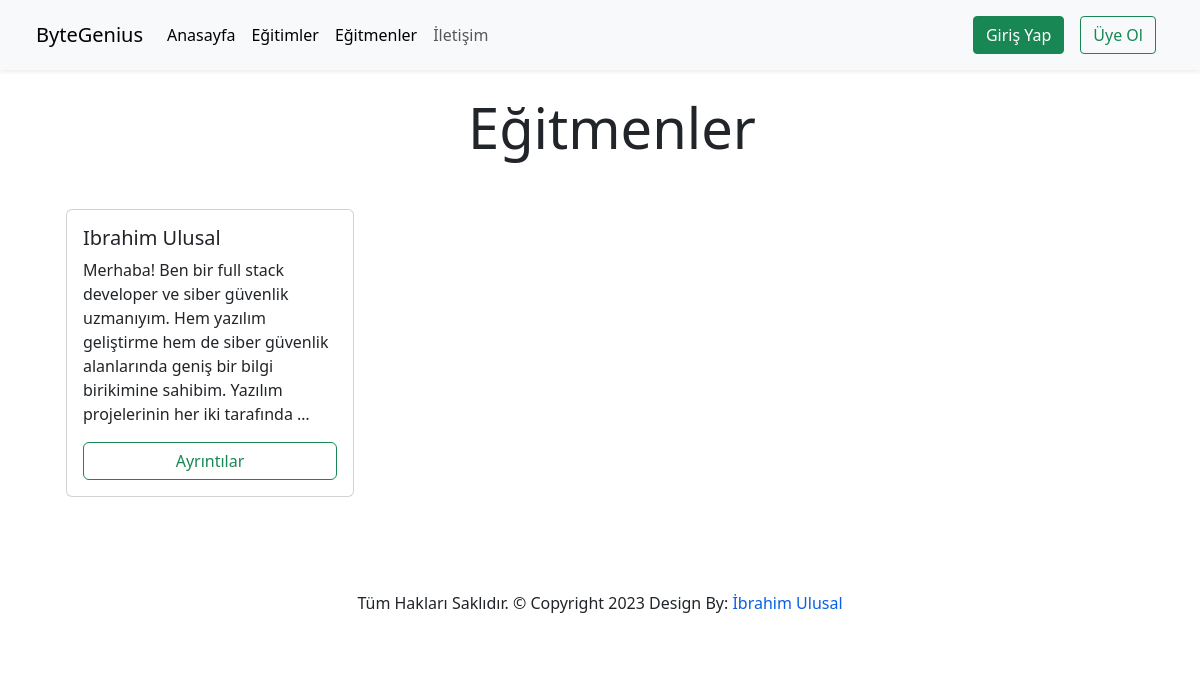
/courses/teachers, run on an earlier commit of the app's database.
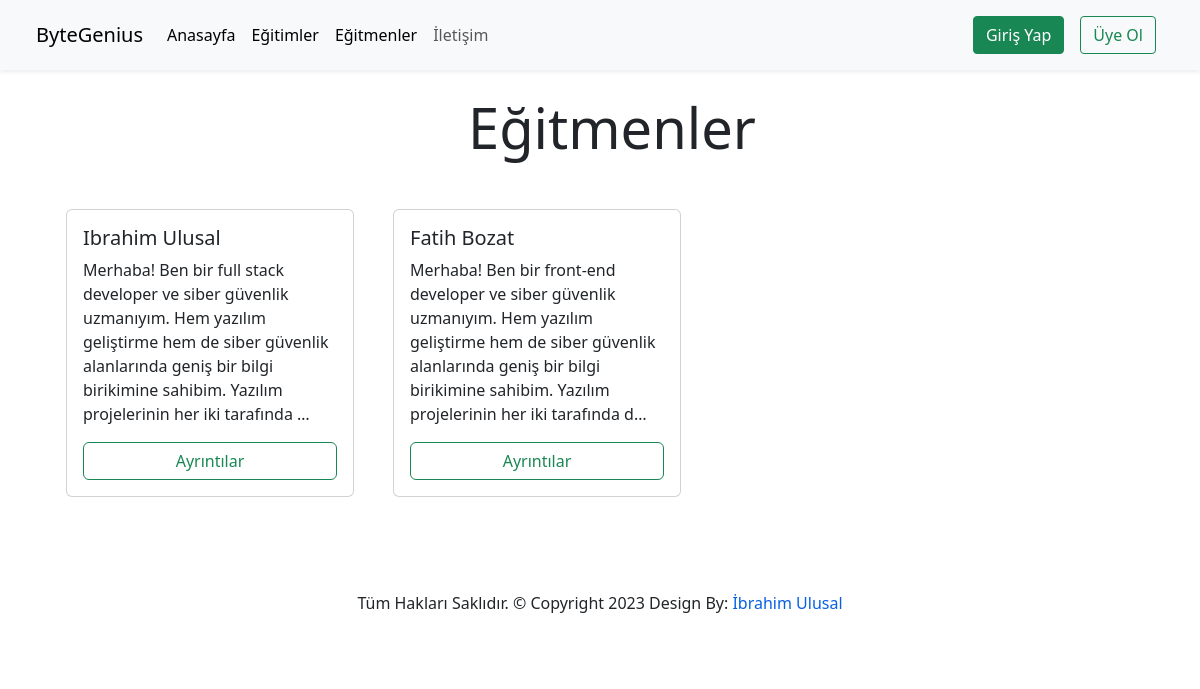
And on a later commit of the database.
### courses/Models/Teachers.py (models this page shows, shortened)
class Teacher(models.Model):
    TeacherName = models.CharField(max_length=50)
    title = models.CharField(max_length=50)
    Description = models.TextField()
    image = models.ImageField(upload_to='teacher/%Y%m/%D',null=True,blank=True)
    date = models.DateTimeField(auto_now_add=True)
    slug = models.SlugField(unique=True,editable=False)

### courses/views.py (the view)
# urls.py: path('teachers',allTeachers,name='teachers'),
def allTeachers(request):
    teachers = Teacher.objects.all()
    if len(teachers) == 0:
        messages.info(request,'Sisteme Kayıtlı Eğitmen Bulunmamaktadır!')
    return render(request,'courseAppFiles/teachers.html',context={
        'all_teacher': teachers
    })

### templates/courseAppFiles/teachers.html (shortened to what this page needs)
{% extends 'partials/_base.html' %}
{% load static %}
{% block content %}
<div class="container mt-4">
    <div class="row ms-auto">
        <div class="col-lg-12">
            <div class="row ms-auto">
                {% if messages %}
                    {% for message in messages %}
                        <div class="alert alert-{{ message.tags }}">{{ message }}</div>
                    {% endfor %}
                {% else %}
                    <h1 class="lead text-center display-4 mb-5">Eğitmenler</h1>
                {% endif %}
                {% for teacher in all_teacher %}
                    <div class="col-lg-3 col-md-4 mb-3 col-12 me-5">
                        <div class="card" style="width: 18rem;">
                            <div class="card-body">
                              <h5 class="card-title">{{ teacher.TeacherName|title }}</h5>
                              <p class="card-text">{{ teacher.Description|truncatechars:200 }}</p>
                              <a href="{% url 'teacherDetails' teacher.slug %}" class="card-link btn btn-outline-success d-block">Ayrıntılar</a>
                            </div>
                          </div>
                    </div>
                    {% endfor %}
            </div>
        </div>
    </div>
</div>
{% endblock %}

What changed in the data, as far as the page shows it:
added Teacher: TeacherName "Fatih Bozat", Description "Merhaba! Ben bir front-end developer ve siber güvenlik uzmanıyım. Hem yazılım geliştirme hem de siber güvenlik alanlarında geniş bir bilgi birikimine sahibim. Yazılım projelerinin her iki tarafında d…"
